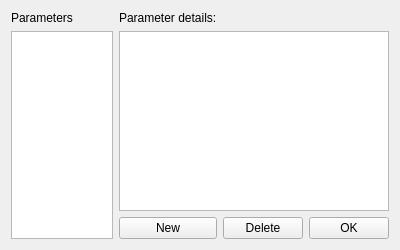
<?xml version="1.0" encoding="UTF-8"?>
<ui version="4.0">
 <class>widget</class>
 <widget class="QWidget" name="widget">
  <property name="geometry">
   <rect>
    <x>0</x>
    <y>0</y>
    <width>400</width>
    <height>250</height>
   </rect>
  </property>
  <property name="windowTitle">
   <string>Derived parameters</string>
  </property>
  <layout class="QGridLayout" name="gridLayout">
   <item row="2" column="1">
    <widget class="QPushButton" name="newPB">
     <property name="text">
      <string>New</string>
     </property>
    </widget>
   </item>
   <item row="2" column="2">
    <widget class="QPushButton" name="deletePB">
     <property name="text">
      <string>Delete</string>
     </property>
    </widget>
   </item>
   <item row="0" column="1">
    <widget class="QLabel" name="label">
     <property name="text">
      <string>Parameter details:</string>
     </property>
    </widget>
   </item>
   <item row="0" column="0">
    <widget class="QLabel" name="label_2">
     <property name="text">
      <string>Parameters</string>
     </property>
    </widget>
   </item>
   <item row="1" column="0" rowspan="2">
    <widget class="QListView" name="paramListView">
     <property name="sizePolicy">
      <sizepolicy hsizetype="Expanding" vsizetype="Expanding">
       <horstretch>0</horstretch>
       <verstretch>0</verstretch>
      </sizepolicy>
     </property>
     <property name="maximumSize">
      <size>
       <width>200</width>
       <height>16777215</height>
      </size>
     </property>
    </widget>
   </item>
   <item row="1" column="1" colspan="3">
    <widget class="QTextEdit" name="paramDetailEdit">
     <property name="readOnly">
      <bool>true</bool>
     </property>
    </widget>
   </item>
   <item row="2" column="3">
    <widget class="QPushButton" name="OKPB">
     <property name="text">
      <string>OK</string>
     </property>
    </widget>
   </item>
  </layout>
 </widget>
 <resources/>
 <connections>
  <connection>
   <sender>OKPB</sender>
   <signal>clicked()</signal>
   <receiver>widget</receiver>
   <slot>close()</slot>
   <hints>
    <hint type="sourcelabel">
     <x>360</x>
     <y>232</y>
    </hint>
    <hint type="destinationlabel">
     <x>199</x>
     <y>124</y>
    </hint>
   </hints>
  </connection>
 </connections>
</ui>
